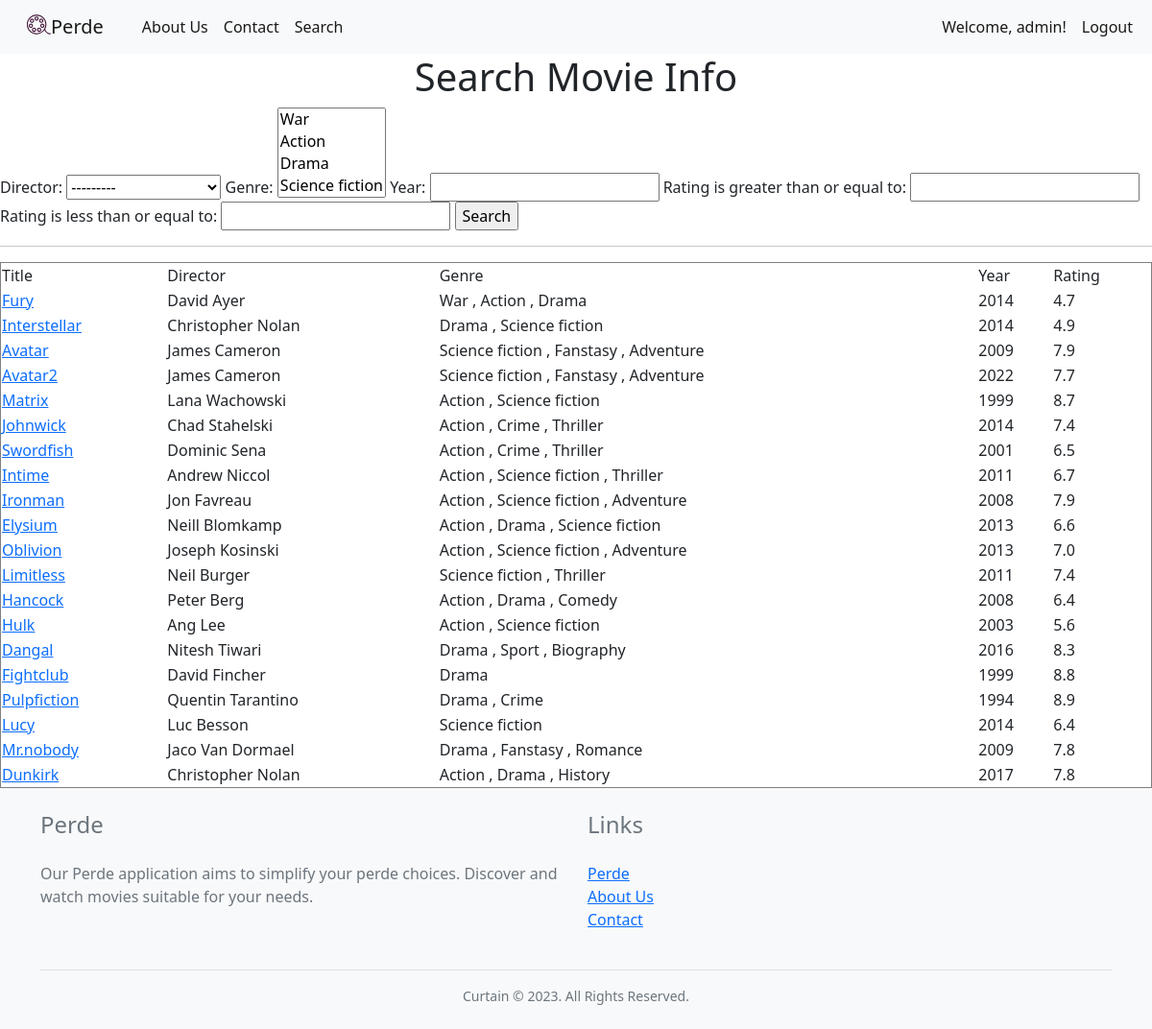
The page /searchMovie/ (signed in) on the database its author committed.
### HomeApp/models.py (models this page shows, shortened)
class Movie(models.Model):
    title = models.CharField(max_length=100)
    description = models.TextField()
    year = models.IntegerField()
    rating = models.FloatField()
    genre = models.ManyToManyField(Genre, related_name='movies')
    director = models.ForeignKey(Director, on_delete=models.CASCADE, related_name='movies')
    actors = models.ManyToManyField(Actor, related_name='movies')
    runtime = models.IntegerField()
    poster = models.CharField(max_length=200)
    trailer = models.CharField(max_length=200, null=True)
    link = models.CharField(max_length=200, null=True)

class Director(models.Model):
    name = models.CharField(max_length=100)
    birth_day = models.DateField(blank=True, null=True)
    country = models.CharField(max_length=100, blank=True, null=True)
    def __str__(self):
        return self.name

class Genre(models.Model):
    name = models.CharField(max_length=100)
    def __str__(self):
        return self.name

### HomeApp/views.py (the view)
# urls.py: path('searchMovie/',HomeApp.views.searchMovie, name= 'searchMovie'),
def searchMovie(request):
    movie = Movie.objects.all()
    filters = FilterMovie(request.GET, queryset= movie)
    context = {'filters': filters }
    return render(request,'searchMovie.html',context)

### HomeApp/templates/searchMovie.html (shortened to what this page needs)
<!DOCTYPE html>
<html>
<head>
</head>
{% extends 'base.html' %}
{% block content %}
<h1 align ="center ">Search Movie Info </h1>
<form method = "get">
    {{filters.form}}
    <input type="submit" value= "Search" name="" >
</form>
<hr>
<form method="get">
<table border = "1">
    <tr>
        <td>Title </td>
        <td>Director</td>
        <td>Genre</td>
        <td>Year</td>
        <td>Rating</td>
    </tr>
{% for item in filters.qs %}
    <tr>
        <td><a href="/movie/{{item.title}}">{{item.title}}</a></td>
        <td>{{item.director}}</td>
        <td>{% for genre in item.genre.all %}
            {{ genre.name }}
            {% if not forloop.last %},{% endif %}
        {% endfor %}</td>
        <td>{{item.year}}</td>
        <td>{{item.rating}}</td>
    </tr>
{% endfor %}
</table>
</form>
{% endblock %}

### HomeApp/templates/base.html (shortened to what this page needs)
{% load static %}
<!DOCTYPE html>
<html lang="en">
<head>
    <link rel="stylesheet" href="{% static 'base.css' %}">
    <link href="https://cdn.jsdelivr.net/npm/bootstrap@5.0.2/dist/css/bootstrap.min.css" rel="stylesheet"
>
</head>
<body>
    <nav class="navbar  navbar-expand-lg navbar-light bg-light">
        <div class="container-fluid">
            <a class="navbar-brand" href="{% url 'home' %}">
                <div class="d-flex justify-content-center text-center">
                    <img src="{% static 'movie-svgrepo-com.svg' %}" alt="" width="25" height="25">
                    <span>Perde</span>
                </div>
            </a>
            <div class="collapse navbar-collapse" id="navbarNav">
                <ul class="navbar-nav">
                    <li class="nav-item">
                        <a class="nav-link active" href="{% url 'aboutus' %}">About Us</a>
                    </li>
                    <li class="nav-item">
                        <a class="nav-link active" href="{% url 'aboutus' %}">Contact</a>
                    </li>
                    <li class="nav-item">
                        <a class="nav-link active" href="{% url 'searchMovie' %}">Search</a>
                    </li>
                </ul>
                <ul class="navbar-nav ms-auto">
                    {% if user.is_authenticated %}
                    <li class="nav-item">
                        <a class="nav-link active" href="{% url 'profile' %}">Welcome, {{ user.username }}!</a>
                    </li>
                    <li class="nav-item">
                        <a class="nav-link active" href="{% url 'logout' %}">Logout</a>
                    </li>
                    {% endif %}
                </ul>
            </div>
        </div>
    </nav>
    {% block content %}
    {% endblock %}
    <footer class="footer bg-light">
        <div class="container py-4">
          <div class="row">
            <div class="col-lg-6">
              <h4 class="text-muted mb-4">Perde</h4>
              <p class="text-muted">Our Perde application aims to simplify your perde choices. Discover and watch movies suitable for your needs.</p>
            </div>
            <div class="col-lg-6">
              <h4 class="text-muted mb-4">Links</h4>
              <ul class="list-unstyled text-muted">
                <li><a href="{% url 'home' %}">Perde</a></li>
                <li><a href="{% url 'aboutus' %}">About Us</a></li>
                <li><a href="{% url 'aboutus' %}">Contact</a></li>
              </ul>
            </div>
          </div>
          <div class="border-top pt-3 mt-4">
            <p class="text-muted text-center small m-0">Curtain © 2023. All Rights Reserved.</p>
          </div>
        </div>
      </footer>
</body>
</html>

### static/base.css (style rules this page uses)
nav { background-color: #333; overflow: hidden; }
nav a { float: left; color: #f2f2f2; text-align: center; padding: 14px 16px; text-decoration: none; }
.navbar { display: flex; justify-content: space-between; }

### HomeApp/templates/searchMovie.html (style rules this page uses)
table { width: 100%; }

### rows shown on the page
Movie: title "Fury", director "David Ayer", year "2014", rating "4.7"
Genre: name "War"
Genre: name "Action"
Genre: name "Drama"
Movie: title "Interstellar", director "Christopher Nolan", year "2014", rating "4.9"
Genre: name "Science fiction"
Movie: title "Avatar", director "James Cameron", year "2009", rating "7.9"
Genre: name "Fanstasy"
Genre: name "Adventure"
Movie: title "Avatar2", director "James Cameron", year "2022", rating "7.7"
Movie: title "Matrix", director "Lana Wachowski", year "1999", rating "8.7"
Movie: title "Johnwick", director "Chad Stahelski", year "2014", rating "7.4"
Genre: name "Crime"
Genre: name "Thriller"
Movie: title "Swordfish", director "Dominic Sena", year "2001", rating "6.5"
Movie: title "Intime", director "Andrew Niccol", year "2011", rating "6.7"
Movie: title "Ironman", director "Jon Favreau", year "2008", rating "7.9"
Movie: title "Elysium", director "Neill Blomkamp", year "2013", rating "6.6"
Movie: title "Oblivion", director "Joseph Kosinski", year "2013", rating "7.0"
Movie: title "Limitless", director "Neil Burger", year "2011", rating "7.4"
Movie: title "Hancock", director "Peter Berg", year "2008", rating "6.4"
Genre: name "Comedy"
Movie: title "Hulk", director "Ang Lee", year "2003", rating "5.6"
Movie: title "Dangal", director "Nitesh Tiwari", year "2016", rating "8.3"
Genre: name "Sport"
Genre: name "Biography"
Movie: title "Fightclub", director "David Fincher", year "1999", rating "8.8"
Movie: title "Pulpfiction", director "Quentin Tarantino", year "1994", rating "8.9"
Movie: title "Lucy", director "Luc Besson", year "2014", rating "6.4"
Movie: title "Mr.nobody", director "Jaco Van Dormael", year "2009", rating "7.8"
Genre: name "Romance"
Movie: title "Dunkirk", director "Christopher Nolan", year "2017", rating "7.8"
Genre: name "History"

### other values the page prints
{{ user.username }} "admin"
